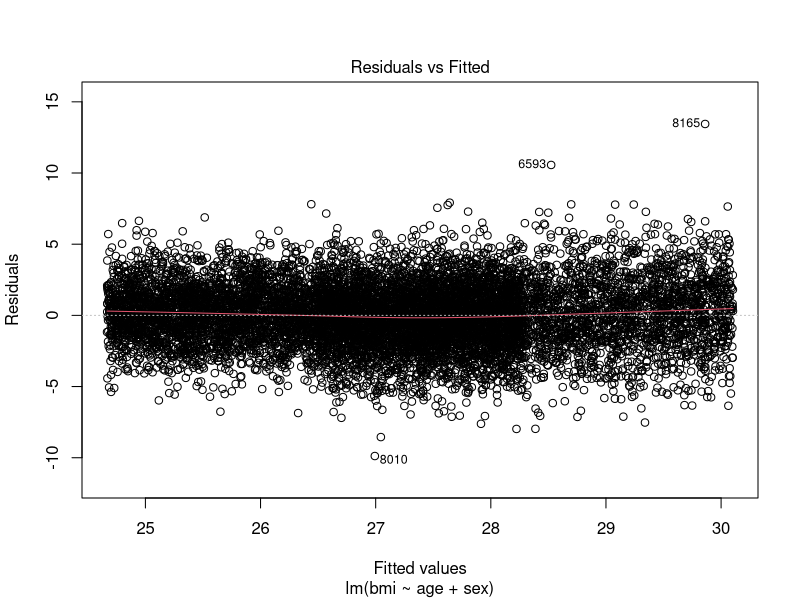
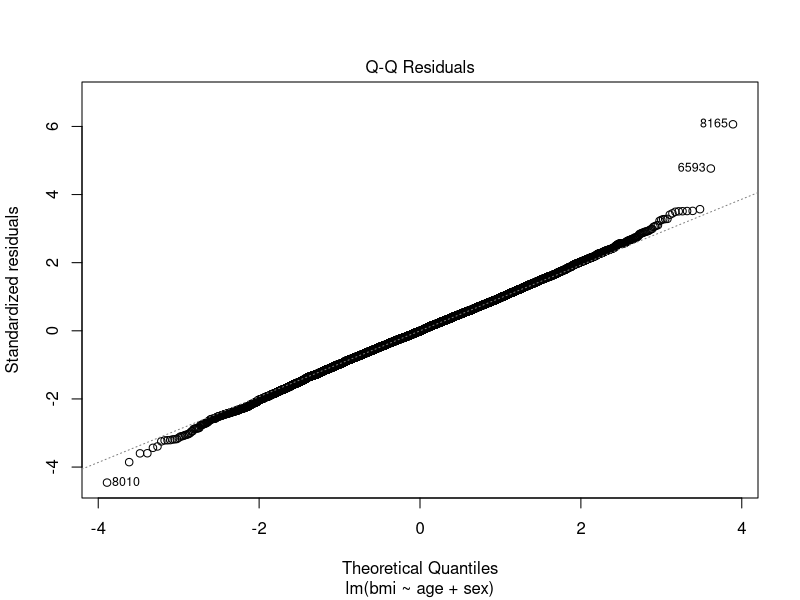
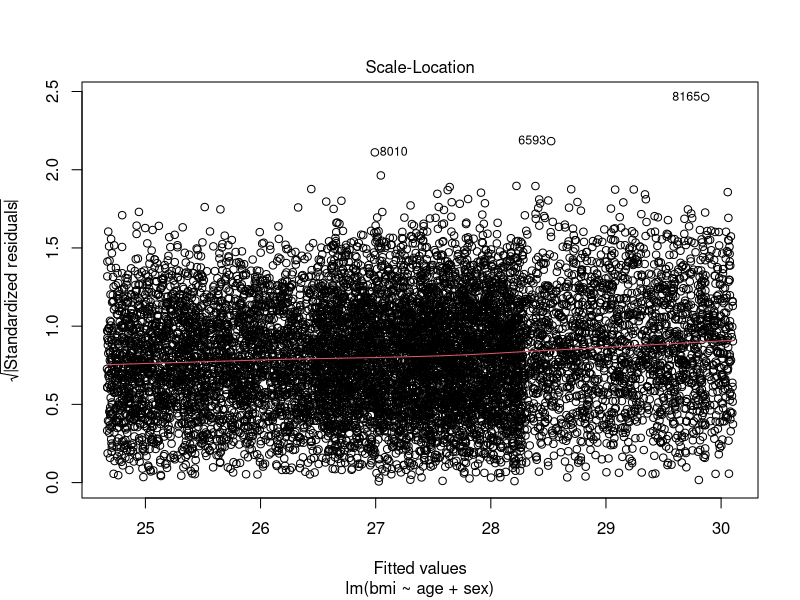
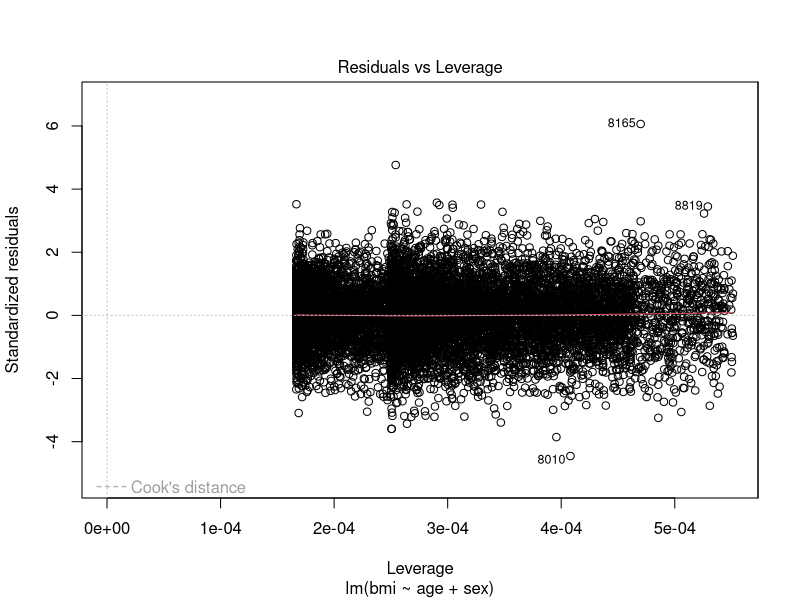

The R source for these figures, in order:
#creating the function: simCohort

simCohort <- function (N,S) {
    id <- c(1:N)
    set.seed(S)
    sex <- c(rep.int(0, N*6/10), (rep.int(1, N*4/10)))
    
    total <- data.frame(sex, id)
    total$sex <- factor (total$sex,
                         levels = c(0, 1),
                         labels = c("male", "female"))
    
    total$ethnic <-rbinom(N, 1, 0.05)
    total$ethnic <- factor (total$ethnic,
                            levels = c(0, 1),
                            labels = c("non-white", "white"))
    
    smokevalues <- c(0, 1, 2)
    total$smoke <- ifelse(total$sex == 0, sample(smokevalues, 600, replace = TRUE, prob = c(0.5, 0.3, 0.2)), sample(smokevalues, 400, replace = TRUE, prob = c(0.6, 0.3, 0.1)))
    
    total$smoke <- factor (total$smoke,
                                     levels = c(0, 1, 2),
                                     labels = c("never", "ex", "current"))
    
    total$age <-runif(N, min = 40, max = 70) 
    total$bmi <- ifelse(total$sex=="male", 21 + 0.1*total$age + rnorm(N, 0 , 2), 
                       20 + 0.15*total$age + rnorm(N, 0 , 2.5))

    return(total)
    }

cohort1 <- simCohort(100,123)
cohort2 <- simCohort(10000 , 987)

#there are six variables as in the total dataframe, so all the variables
#are create int the function

# Examine the association between age and sex (exposures) and bmi (continuous outcome). Use the lm function.
model1_cohort1 <- lm(bmi ~ age + sex , data=cohort1)
summary(model1_cohort1)

model1_cohort2 <- lm(bmi ~ age + sex , data=cohort2)
summary(model1_cohort2)

library(Epi)
ci.lin(model1_cohort1)
ci.lin(model1_cohort2)

#using glm:
glm_cohort1 <- glm(bmi~age + sex , data=cohort1 , family=gaussian)
summary(glm_cohort1)

#Examine whether sex modifies the effect of age on bmi. Include an interaction between age and sex in the model.
model2_cohort1 <- lm(bmi ~ age * sex , data=cohort1)
summary(model2_cohort1)

model2_cohort2 <- lm(bmi ~ age * sex , data=cohort2)
summary(model2_cohort2)

plot(model1_cohort2)

library(ggplot2)
